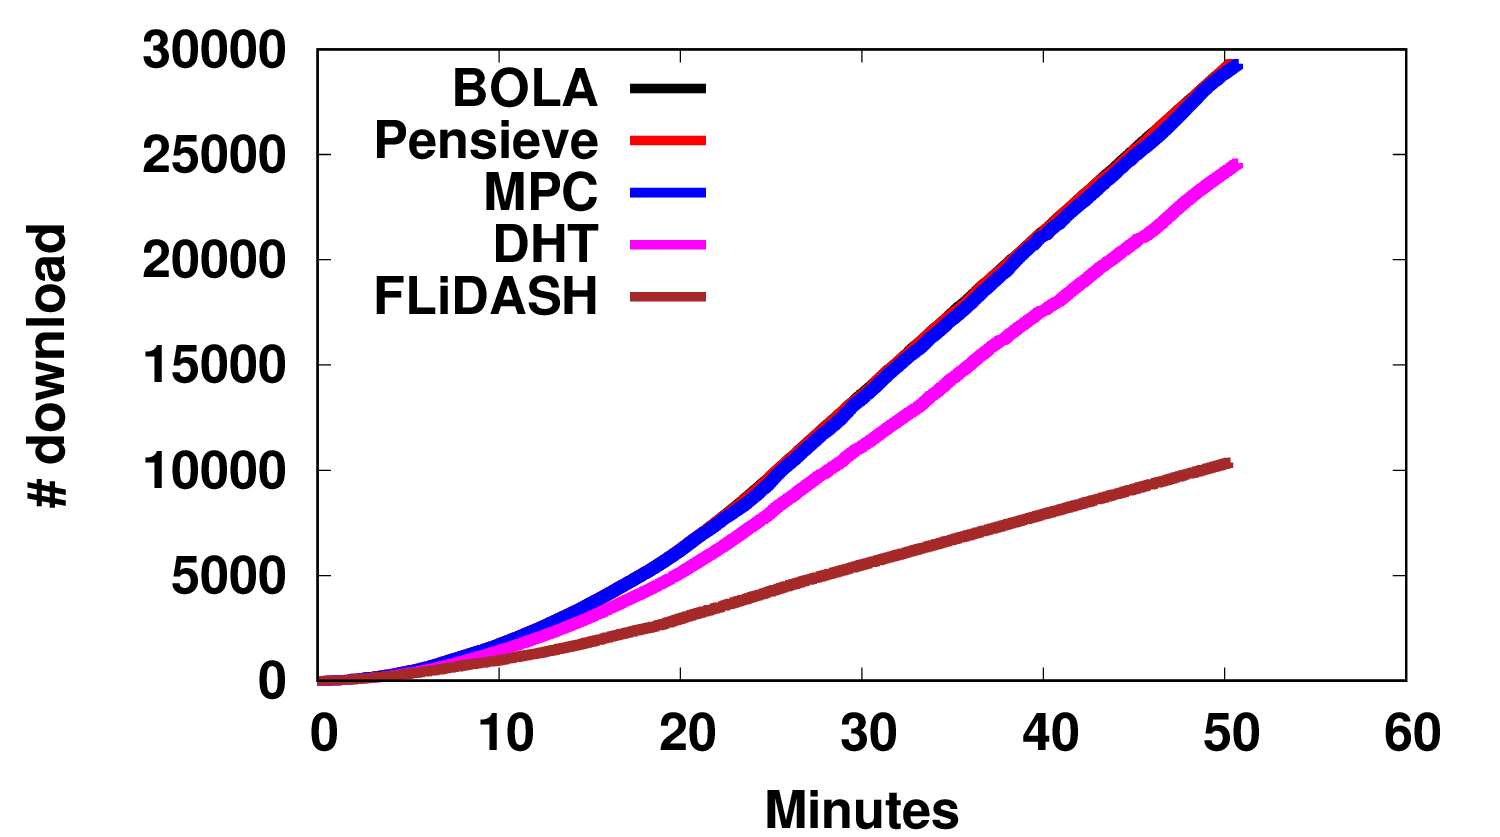

Generate this figure with gnuplot:
set terminal postscript eps enhanced color font 'Helvetica Bold,25'
set output "cdnuploadcnt_1.eps"
set size 1, 0.8
set bmargin 3
set key top left  samplen 2
set xlabel "Minutes"
set ylabel "# download"


set xrange [0:60]

colors = "black red blue magenta brown #800000"
files = "BOLA Penseiv RobustMPC DHTEnvironment GrpDeterRm"
legend = "BOLA Pensieve MPC DHT FLiDASH"

plot for [i=1:words(files)] 'comparison/cdnUploaded/'.word(files, i).'_cnt.dat' u ($1/60000):2 w lines lw 9 lc rgb word(colors, i) title word(legend, i)
